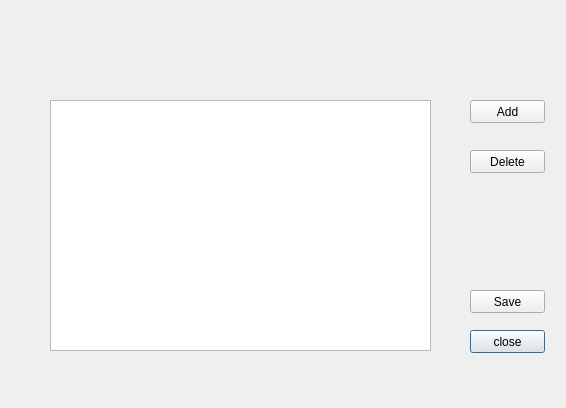
<?xml version="1.0" encoding="UTF-8"?>
<ui version="4.0">
 <class>blacklist</class>
 <widget class="QDialog" name="blacklist">
  <property name="geometry">
   <rect>
    <x>0</x>
    <y>0</y>
    <width>566</width>
    <height>408</height>
   </rect>
  </property>
  <property name="windowTitle">
   <string>Dialog</string>
  </property>
  <widget class="QPushButton" name="closeButton">
   <property name="geometry">
    <rect>
     <x>470</x>
     <y>330</y>
     <width>75</width>
     <height>23</height>
    </rect>
   </property>
   <property name="text">
    <string>close</string>
   </property>
  </widget>
  <widget class="QListView" name="listView">
   <property name="geometry">
    <rect>
     <x>50</x>
     <y>100</y>
     <width>381</width>
     <height>251</height>
    </rect>
   </property>
  </widget>
  <widget class="QPushButton" name="addButton">
   <property name="geometry">
    <rect>
     <x>470</x>
     <y>100</y>
     <width>75</width>
     <height>23</height>
    </rect>
   </property>
   <property name="text">
    <string>Add</string>
   </property>
  </widget>
  <widget class="QPushButton" name="deleteButton">
   <property name="geometry">
    <rect>
     <x>470</x>
     <y>150</y>
     <width>75</width>
     <height>23</height>
    </rect>
   </property>
   <property name="text">
    <string>Delete</string>
   </property>
  </widget>
  <widget class="QPushButton" name="saveButton">
   <property name="geometry">
    <rect>
     <x>470</x>
     <y>290</y>
     <width>75</width>
     <height>23</height>
    </rect>
   </property>
   <property name="text">
    <string>Save</string>
   </property>
  </widget>
 </widget>
 <resources/>
 <connections>
  <connection>
   <sender>closeButton</sender>
   <signal>clicked()</signal>
   <receiver>blacklist</receiver>
   <slot>hide()</slot>
   <hints>
    <hint type="sourcelabel">
     <x>492</x>
     <y>341</y>
    </hint>
    <hint type="destinationlabel">
     <x>509</x>
     <y>376</y>
    </hint>
   </hints>
  </connection>
 </connections>
</ui>
